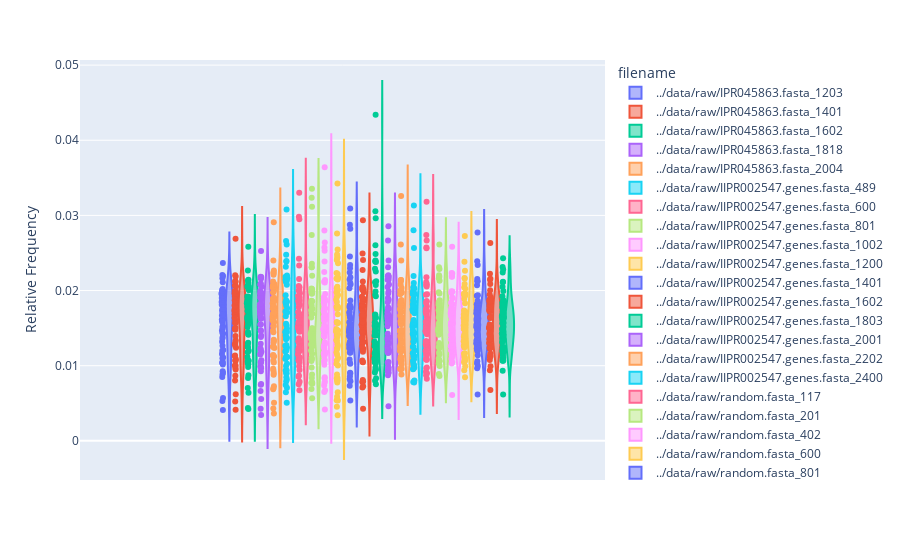

The cell this chart's notebook holds for it:
### Code cell
def kmerize(sequence: str, k=3):
    return [sequence[i : i + k] for i in range(len(sequence) - k)]


records = []
for filename, genes in datasets.items():
    all_kmers = [kmer for gene in genes for kmer in kmerize(str(gene.seq))]
    counts = Counter(all_kmers)
    for kmer, count in counts.items():
        records.append((filename, kmer, count / len(all_kmers)))


df = pd.DataFrame.from_records(
    records, columns=["filename", "kmer", "Relative Frequency"]
)

px.violin(
    df,
    violinmode="group",
    hover_name="kmer",
    y="Relative Frequency",
    color="filename",
    points="all",
)
